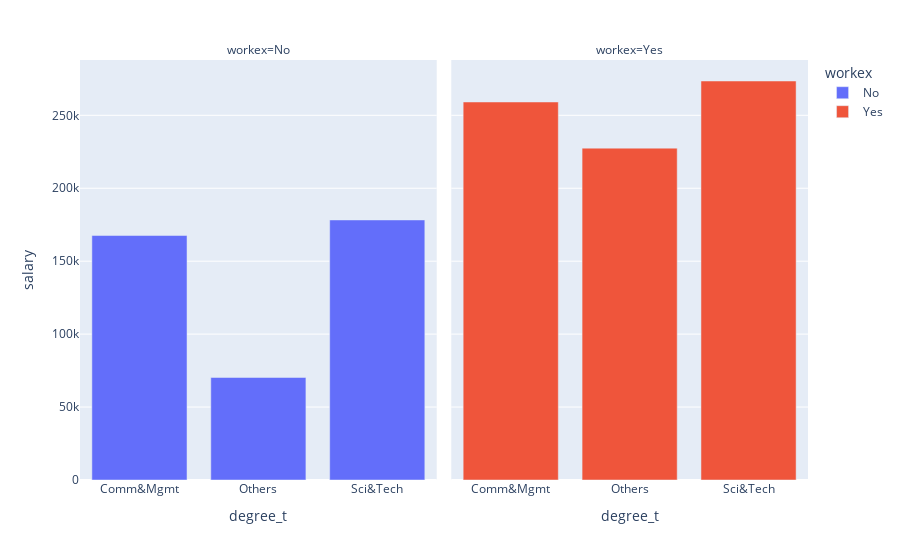

Notebook code for this chart:
### Code cell
px.bar(recruit_groupby2, x='degree_t', y='salary', facet_col='workex', color='workex')

### Figure 1 — Plotly figure (JSON) as saved in the notebook; plotly's stock layout.template omitted (floating-point values rounded to 4 significant figures)
{"data": [{"hovertemplate": "workex=No<br>degree_t=%{x}<br>salary=%{y}<extra></extra>", "legendgroup": "No", "marker": {"color": "#636efa", "pattern": {"shape": ""}}, "name": "No", "orientation": "v", "showlegend": true, "textposition": "auto", "type": "bar", "x": ["Comm&Mgmt", "Others", "Sci&Tech"], "xaxis": "x", "y": [167600.0, 70290.0, 178300.0], "yaxis": "y"}, {"hovertemplate": "workex=Yes<br>degree_t=%{x}<br>salary=%{y}<extra></extra>", "legendgroup": "Yes", "marker": {"color": "#EF553B", "pattern": {"shape": ""}}, "name": "Yes", "orientation": "v", "showlegend": true, "textposition": "auto", "type": "bar", "x": ["Comm&Mgmt", "Others", "Sci&Tech"], "xaxis": "x2", "y": [259100.0, 227500.0, 273500.0], "yaxis": "y2"}], "layout": {"annotations": [{"font": {}, "showarrow": false, "text": "workex=No", "x": 0.245, "xanchor": "center", "xref": "paper", "y": 1, "yanchor": "bottom", "yref": "paper"}, {"font": {}, "showarrow": false, "text": "workex=Yes", "x": 0.755, "xanchor": "center", "xref": "paper", "y": 1, "yanchor": "bottom", "yref": "paper"}], "barmode": "relative", "legend": {"title": {"text": "workex"}, "tracegroupgap": 0}, "margin": {"t": 60}, "xaxis": {"anchor": "y", "domain": [0, 0.49], "title": {"text": "degree_t"}}, "xaxis2": {"anchor": "y2", "domain": [0.51, 1], "matches": "x", "title": {"text": "degree_t"}}, "yaxis": {"anchor": "x", "domain": [0, 1], "title": {"text": "salary"}}, "yaxis2": {"anchor": "x2", "domain": [0, 1], "matches": "y", "showticklabels": false}}}
